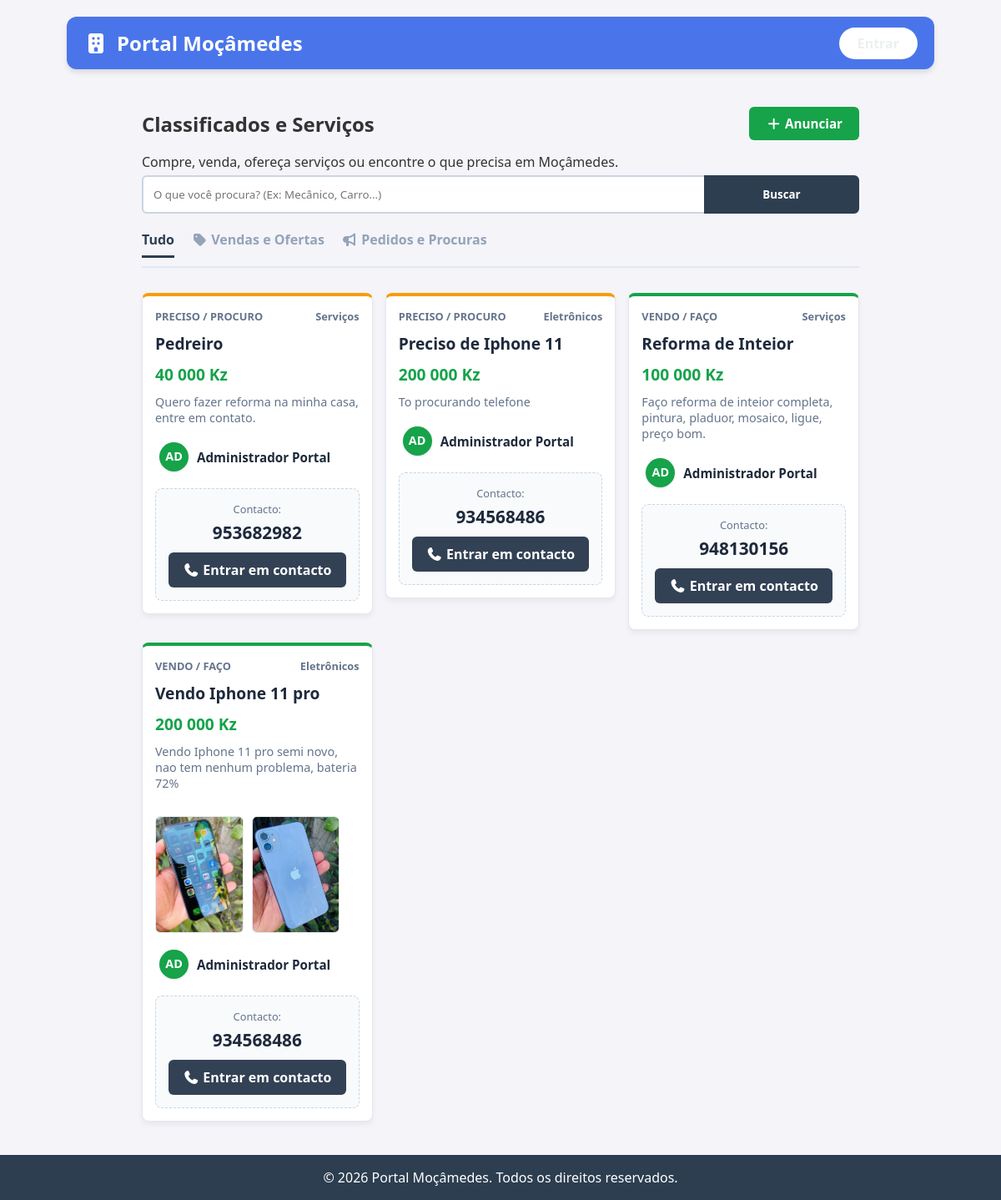
/marketplace, run on the app's committed database.
### tables this page shows
CREATE TABLE marketplace (
    id INTEGER PRIMARY KEY AUTOINCREMENT,
    titulo TEXT NOT NULL,
    descricao TEXT NOT NULL,
    tipo_anuncio TEXT NOT NULL, -- 'oferta' (eu faço) ou 'procura' (preciso de)
    categoria TEXT NOT NULL,    -- Ex: Serviços Domésticos, Vendas, Transporte
    preco TEXT,                 -- Opcional
    contato TEXT NOT NULL,      -- Telefone ou Email para contato
    imagem TEXT,                -- Foto do produto ou serviço
    usuario_id INTEGER NOT NULL,
    data_criacao TIMESTAMP DEFAULT CURRENT_TIMESTAMP, imagem1 TEXT, imagem2 TEXT, status TEXT DEFAULT 'ativo',
    FOREIGN KEY (usuario_id) REFERENCES usuarios (id)
);

CREATE TABLE usuarios (
    id INTEGER PRIMARY KEY AUTOINCREMENT,
    nome TEXT NOT NULL,
    email TEXT UNIQUE,    -- Não é mais NOT NULL (pode ser vazio)
    telefone TEXT UNIQUE, -- Novo campo de login
    senha TEXT NOT NULL,
    funcao TEXT DEFAULT 'cidadao',
    foto_perfil TEXT DEFAULT 'default_profile.png',
    bio TEXT,
    data_cadastro TIMESTAMP DEFAULT CURRENT_TIMESTAMP
);

### app.py (the view)
@app.route('/marketplace')
def marketplace():
    conn = get_db_connection()
    tipo_filtro = request.args.get('tipo')
    busca = request.args.get('q')
    sql = '''
        SELECT marketplace.*, usuarios.nome as autor_nome, usuarios.foto_perfil
        FROM marketplace
        JOIN usuarios ON marketplace.usuario_id = usuarios.id
        WHERE 1=1
    '''
    params = []
    if tipo_filtro:
        sql += " AND tipo_anuncio = ?"
        params.append(tipo_filtro)
    if busca:
        sql += " AND (titulo LIKE ? OR descricao LIKE ? OR categoria LIKE ?)"
        termo = f'%{busca}%'
        params.extend([termo, termo, termo])
    sql += " ORDER BY data_criacao DESC"
    anuncios = conn.execute(sql, params).fetchall()
    conn.close()
    return render_template('marketplace.html', anuncios=anuncios, tipo_ativo=tipo_filtro)

### app.py (called while the page is built)
def get_db_connection():
    conn = sqlite3.connect('banco.db')
    conn.row_factory = sqlite3.Row
    return conn

### templates/marketplace.html (shortened to what this page needs)
{% extends "base.html" %}
{% block content %}
<div class="market-container">
    <div class="market-header">
        <div class="header-top-row">
            <h2>Classificados e Serviços</h2>
            <a href="/anunciar" class="btn-anunciar-top">
                <i class="fas fa-plus"></i> Anunciar
            </a>
        </div>
        <p>Compre, venda, ofereça serviços ou encontre o que precisa em Moçâmedes.</p>
        <form action="/marketplace" method="GET" class="search-bar search-proporcional">
            <input type="text" name="q" placeholder="O que você procura? (Ex: Mecânico, Carro...)" value="{{ request.args.get('q', '') }}">
            <button type="submit">Buscar</button>
        </form>
        <div class="market-tabs">
            <a href="/marketplace" class="tab {% if not tipo_ativo %}active{% endif %}">Tudo</a>
            <a href="/marketplace?tipo=oferta" class="tab {% if tipo_ativo == 'oferta' %}active{% endif %}">
                <i class="fas fa-tag"></i> Vendas e Ofertas
            </a>
            <a href="/marketplace?tipo=procura" class="tab {% if tipo_ativo == 'procura' %}active{% endif %}">
                <i class="fas fa-bullhorn"></i> Pedidos e Procuras
            </a>
        </div>
    </div>
    <div class="market-grid" style="align-items: start;">
        {% for item in anuncios %}
            <div class="market-card {{ item.tipo_anuncio }} {% if item.status == 'vendido' or item.status == 'ocupado' %}card-vendido{% endif %}" style="position: relative;">
                <div class="card-top">
                    <span class="badge-tipo">
                        {% if item.tipo_anuncio == 'oferta' %}
                            VENDO / FAÇO
                        {% else %}
                            PRECISO / PROCURO
                        {% endif %}
                    </span>
                    <span class="badge-cat">{{ item.categoria }}</span>
                </div>
                <h3>{{ item.titulo }}</h3>
                {% if item.preco %}
                    <div class="price">{{ item.preco }}</div>
                {% endif %}
                <p class="desc">{{ item.descricao }}</p>
                {% if item.imagem1 or item.imagem2 %}
                <div style="display: flex; gap: 10px; margin: 15px 0;">
                    {% if item.imagem1 %}
                        <img src="{{ url_for('static', filename='uploads/marketplace/' + item.imagem1) }}" class="lightbox-trigger" style="max-width: calc(50% - 5px); height: 140px; object-fit: cover; border-radius: 6px; border: 1px solid #e2e8f0; cursor: zoom-in;" alt="Foto 1 do anúncio">
                    {% endif %}
                    {% if item.imagem2 %}
                        <img src="{{ url_for('static', filename='uploads/marketplace/' + item.imagem2) }}" class="lightbox-trigger" style="max-width: calc(50% - 5px); height: 140px; object-fit: cover; border-radius: 6px; border: 1px solid #e2e8f0; cursor: zoom-in;" alt="Foto 2 do anúncio">
                    {% endif %}
                </div>
                {% endif %}
                <a href="/perfil/{{ item.usuario_id }}" style="text-decoration: none; color: inherit;">
                    <div class="seller-info" style="display: flex; align-items: center; gap: 10px; margin-bottom: 15px; padding: 5px; border-radius: 8px; transition: background 0.2s;" onmouseover="this.style.background='#f8fafc'" onmouseout="this.style.background='transparent'">
                        <div style="position: relative; width: 35px; height: 35px; background: #16a34a; border-radius: 50%; display: flex; align-items: center; justify-content: center; color: white !important; font-weight: bold; font-size: 0.9rem; text-transform: uppercase; box-shadow: 0 1px 3px rgba(0,0,0,0.1); overflow: hidden;">
                            <span style="line-height: 1; position: absolute; z-index: 1;">{{ item.autor_nome[:2] }}</span>
                        </div>
                        <div class="meta">
                            <strong style="color: #1e293b; font-size: 0.95rem;">{{ item.autor_nome }}</strong>
                        </div>
                    </div>
                </a>
                <div class="contact-area-new">
                    <p class="contact-label">Contacto:</p>
                    <div class="contact-number {% if item.status in ['vendido', 'ocupado'] %}text-riscado{% endif %}">
                        {{ item.contato }}
                    </div>
                    {% if item.status in ['vendido', 'ocupado'] %}
                        <button class="btn-indisponivel" disabled>
                            <i class="fas fa-ban"></i> Indisponível
                        </button>
                    {% else %}
                        <a href="tel:{{ item.contato | replace(' ', '') }}" class="btn-contact-new">
                            <i class="fas fa-phone"></i> Entrar em contacto
                        </a>
                    {% endif %}
                </div>
            </div>
        {% else %}
            <div class="empty-state">
                <i class="fas fa-box-open"></i>
                <h3>Nenhum anúncio encontrado.</h3>
                <p>Seja o primeiro a anunciar!</p>
            </div>
        {% endfor %}
    </div>
</div>
{% endblock %}

### static/css/style.css (style rules this page uses)
* { margin: 0; padding: 0; box-sizing: border-box; font-family: 'Segoe UI', Tahoma, Geneva, Verdana, sans-serif; }
body { background-color: #f4f4f9; color: #333; display: flex; flex-direction: column; min-height: 100vh; }
input, button { padding: 10px; width: 100%; margin-top: 5px; }
.header-top-row { display: flex; justify-content: space-between; align-items: center; margin-bottom: 15px; }
.btn-anunciar-top { background-color: #16a34a; color: white; padding: 10px 20px; border-radius: 6px; text-decoration: none; font-weight: bold; font-size: 0.95rem; }
.search-proporcional { display: flex; gap: 0; }
.search-proporcional input { flex: 4; border-radius: 6px 0 0 6px; border-right: none; }
.search-proporcional button { flex: 1; border-radius: 0 6px 6px 0; }
.contact-area-new { background-color: #f8fafc; border: 1px dashed #cbd5e1; padding: 15px 10px; border-radius: 8px; margin-top: 15px; text-align: center; }
.contact-label { font-size: 0.8rem; color: #64748b; margin: 0; }
.contact-number { font-size: 1.4rem; font-weight: 800; color: #1e293b; margin: 5px 0 10px 0; user-select: all; }
.btn-contact-new { display: block; background-color: #334155; color: white; padding: 10px; border-radius: 6px; text-decoration: none; font-weight: bold; }
.market-container { max-width: 900px; margin: 0 auto; padding: 20px; }
.search-proporcional { display: flex; gap: 0; margin-bottom: 20px; }
.search-proporcional input { flex: 4; padding: 12px; border: 2px solid #cbd5e1; border-right: none; border-radius: 6px 0 0 6px; outline: none; }
.search-proporcional button { flex: 1; background: #2c3e50; color: white; border: 2px solid #2c3e50; border-radius: 0 6px 6px 0; cursor: pointer; font-weight: bold; }
.market-tabs { display: flex; gap: 20px; margin-bottom: 30px; border-bottom: 2px solid #e2e8f0; padding-bottom: 10px; }
.market-tabs .tab { text-decoration: none; color: #94a3b8; font-weight: bold; padding-bottom: 8px; }
.market-tabs .tab.active { color: #2c3e50; border-bottom: 3px solid #2c3e50; }
.market-grid { display: grid; grid-template-columns: repeat(auto-fill, minmax(220px, 1fr)); gap: 15px; }
.market-card { background: white; border: 1px solid #e2e8f0; border-radius: 8px; padding: 15px; display: flex; flex-direction: column; box-shadow: 0 4px 6px rgba(0,0,0,0.05); }
.market-card.oferta { border-top: 4px solid #16a34a; }
.market-card.procura { border-top: 4px solid #f59e0b; }
.card-top { display: flex; justify-content: space-between; margin-bottom: 10px; font-size: 0.8rem; font-weight: bold; color: #64748b; }
.market-card h3 { margin: 0 0 10px 0; color: #1e293b; font-size: 1.2rem; }
.price { font-size: 1.2rem; font-weight: 800; color: #16a34a; margin-bottom: 10px; }
.desc { color: #64748b; font-size: 0.9rem; flex-grow: 1; margin-bottom: 15px; }
.seller-info { display: flex; align-items: center; gap: 10px; margin-bottom: 15px; }
.contact-area-new { background-color: #f8fafc; border: 1px dashed #cbd5e1; padding: 15px; border-radius: 8px; text-align: center; margin-top: auto; }
.contact-number { font-size: 1.3rem; font-weight: 800; color: #1e293b; margin: 5px 0 10px 0; user-select: all; }
body, html { margin: 0; padding: 0; font-family: 'Segoe UI', Roboto, Helvetica, Arial, sans-serif; }

### data on the page
marketplace: tipo_anuncio "PRECISO / PROCURO", categoria "Serviços", titulo "Pedreiro", preco "40 000 Kz", descricao "Quero fazer reforma na minha casa, entre em contato.", nome "AD", autor_nome "Administrador Portal", contato "953682982"
marketplace: tipo_anuncio "PRECISO / PROCURO", categoria "Eletrônicos", titulo "Preciso de Iphone 11", preco "200 000 Kz", descricao "To procurando telefone", nome "AD", autor_nome "Administrador Portal", contato "934568486"
marketplace: tipo_anuncio "VENDO / FAÇO", categoria "Serviços", titulo "Reforma de Inteior", preco "100 000 Kz", descricao "Faço reforma de inteior completa, pintura, pladuor, mosaico, ligue, preço bom.", nome "AD", autor_nome "Administrador Portal", contato "948130156"
marketplace: tipo_anuncio "VENDO / FAÇO", categoria "Eletrônicos", titulo "Vendo Iphone 11 pro", preco "200 000 Kz", descricao "Vendo Iphone 11 pro semi novo, nao tem nenhum problema, bateria 72%", imagem1 (picture), imagem2 (picture), nome "AD", autor_nome "Administrador Portal", contato "934568486"
